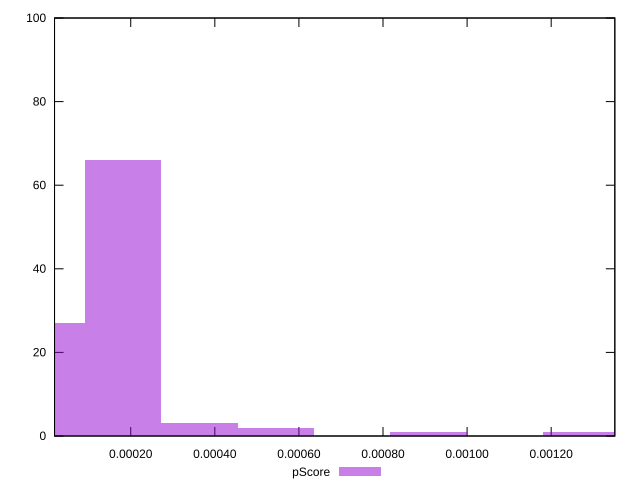

This figure's gnuplot source:
reset

$pScore <<EOF
0.0012720388729036062 1
0.00018171983898622945 66
0 27
0.0005451595169586883 2
0.0003634396779724589 3
0.0009085991949311472 1
EOF

set key outside below
set boxwidth 0.00018171983898622945
set xrange [0.000018752194413607093:0.0013513685174657564]
set yrange [0:100]
set trange [0:100]
set style fill transparent solid 0.5 noborder
set terminal svg size 640, 490 enhanced background rgb 'white'
set output "report_00015_2021-02-09T16-11-33.973Z/largest-contentful-paint/samples/pages+cached/pScore/histogram.svg"

plot $pScore title "pScore" with boxes

reset
